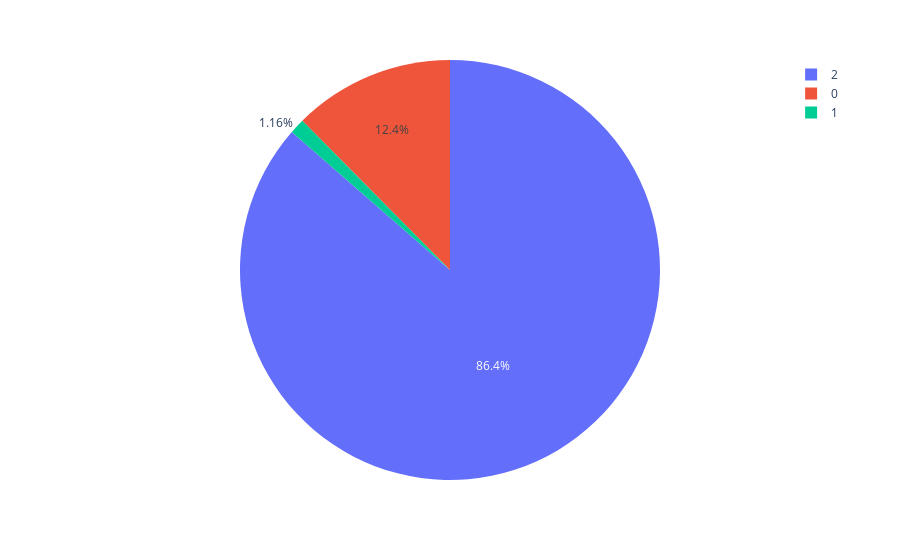

Write notebook code for a chart like this one.
### Code cell
pie = clusters.groupby('label').size().reset_index()
pie.columns = ['label','value']
px.pie(pie,values ='value',names ='label')

### Figure 1 — Plotly figure (JSON) as saved in the notebook; plotly's stock layout.template omitted (floating-point values rounded to 4 significant figures)
{"data": [{"domain": {"x": [0, 1], "y": [0, 1]}, "hovertemplate": "label=%{label}<br>value=%{value}<extra></extra>", "labels": [0, 1, 2], "legendgroup": "", "name": "", "showlegend": true, "type": "pie", "values": [128, 12, 891]}], "layout": {"legend": {"tracegroupgap": 0}, "margin": {"t": 60}}}
